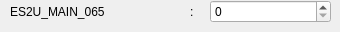
        <widget class="QWidget" name="page_4">
         <widget class="QLabel" name="Count_Alert_Setting_num_label">
          <property name="geometry">
           <rect>
            <x>10</x>
            <y>0</y>
            <width>181</width>
            <height>23</height>
           </rect>
          </property>
          <property name="text">
           <string>ES2U_MAIN_065</string>
          </property>
         </widget>
         <widget class="QLabel" name="Count_Alert_Setting_num_colon_label">
          <property name="enabled">
           <bool>true</bool>
          </property>
          <property name="geometry">
           <rect>
            <x>190</x>
            <y>2</y>
            <width>16</width>
            <height>20</height>
           </rect>
          </property>
          <property name="toolTip">
           <string notr="true"/>
          </property>
          <property name="text">
           <string notr="true">:</string>
          </property>
         </widget>
         <widget class="SleepTimerSpinBox" name="Count_Alert_Setting_num_spinBox">
          <property name="geometry">
           <rect>
            <x>210</x>
            <y>0</y>
            <width>121</width>
            <height>23</height>
           </rect>
          </property>
          <property name="focusPolicy">
           <enum>Qt::NoFocus</enum>
          </property>
          <property name="readOnly">
           <bool>false</bool>
          </property>
          <property name="maximum">
           <number>200000</number>
          </property>
          <property name="singleStep">
           <number>1000</number>
          </property>
         </widget>
        </widget>
